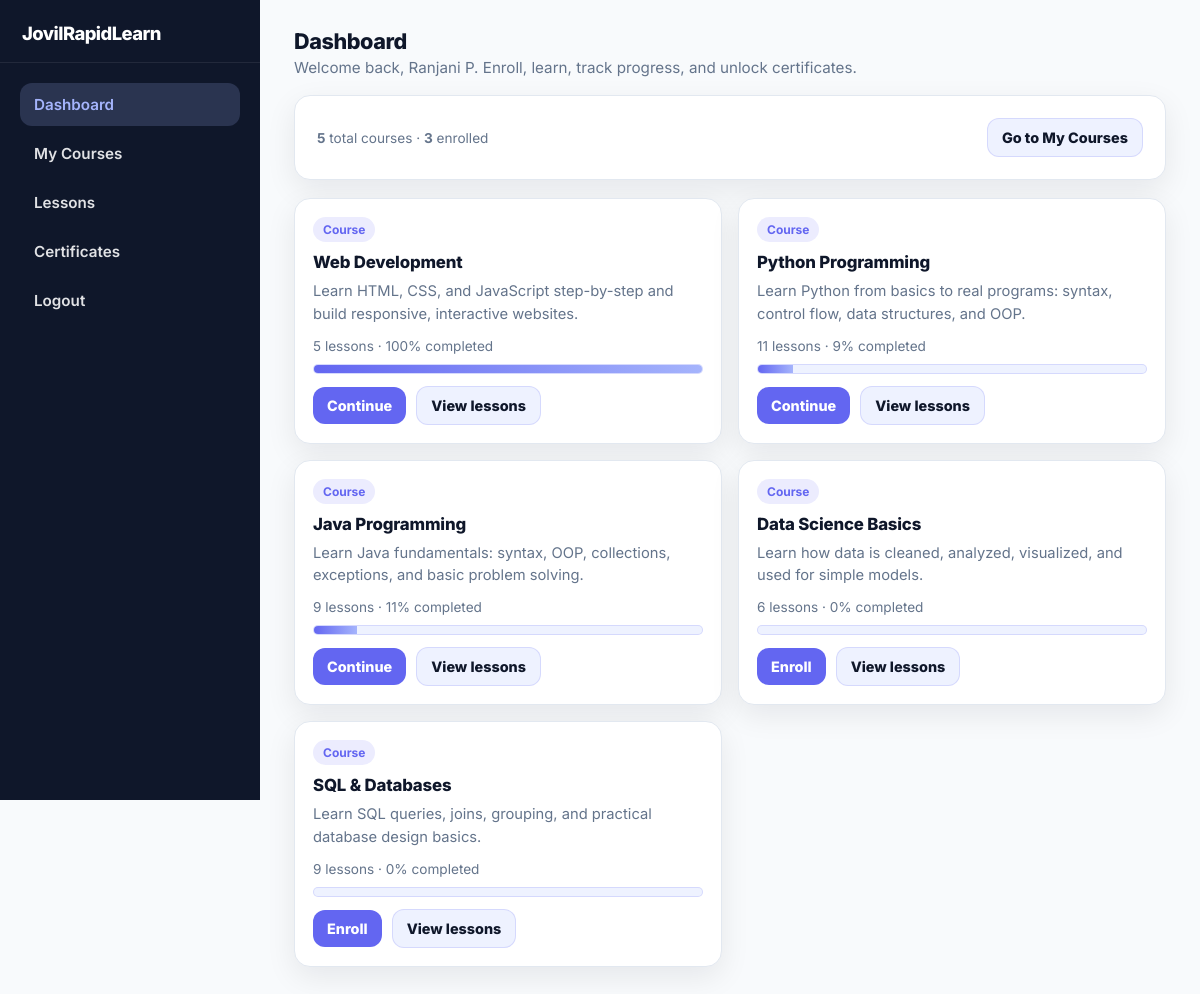
The page /courses (signed in) on the database its author committed.
### tables this page shows
CREATE TABLE courses(
id INTEGER PRIMARY KEY AUTOINCREMENT,
course TEXT,
description TEXT
);

### app.py (the view, shortened to what this page needs)
@app.route("/courses")
def courses():
    if not require_login():
        return redirect("/login")
    view = request.args.get("view")
    rid = request.args.get("id")
    cursor.execute("SELECT * FROM courses")
    courses = cursor.fetchall()
    cursor.execute(
        """SELECT c.* FROM courses c
           JOIN enrollments e ON e.course_id=c.id
           WHERE e.user_id=? ORDER BY e.enrolled_at DESC""",
        (session["user_id"],),
    )
    my_courses = cursor.fetchall()
    cursor.execute("SELECT course_id, COUNT(*) FROM lessons GROUP BY course_id")
    lesson_counts = {str(r[0]): r[1] for r in cursor.fetchall()}
    cursor.execute("SELECT lesson_id FROM lesson_progress WHERE user_id=?", (session["user_id"],))
    completed_lessons = {str(r[0]) for r in cursor.fetchall()}
    cursor.execute("SELECT lesson_id FROM quiz_attempts WHERE user_id=?", (session["user_id"],))
    completed_quizzes = {str(r[0]) for r in cursor.fetchall()}
    cursor.execute("""
        SELECT l.course_id,
               COUNT(l.id) AS total_lessons,
               SUM(CASE WHEN lp.id IS NOT NULL THEN 1 ELSE 0 END) AS completed_lessons
        FROM lessons l
        LEFT JOIN lesson_progress lp ON lp.lesson_id=l.id AND lp.user_id=?
        GROUP BY l.course_id
    """, (session["user_id"],))
    course_progress = {str(r[0]): {"total": r[1], "completed": r[2] or 0} for r in cursor.fetchall()}
    cursor.execute("""
        SELECT course_id, score, total, percentage, passed, attempted_at
        FROM course_assessments
        WHERE user_id=?
        ORDER BY attempted_at DESC, id DESC
    """, (session["user_id"],))
    assessments = {}
    for r in cursor.fetchall():
        cid = str(r[0])
        if cid not in assessments:
            assessments[cid] = {
                "score": r[1],
                "total": r[2],
                "percentage": r[3],
                "passed": bool(r[4]),
                "attempted_at": r[5],
            }
    lessons = None
    current_course = None
    current_lesson = None
    lesson_list = None
    all_lessons = None
    quiz = None
    quiz_questions = None
    quiz_course_id = None
    next_lesson_id = None
    video_embed_url = None
    final_questions = None
    final_course = None
    final_result = None
    if view == "lesson" and rid:
        cursor.execute("SELECT * FROM courses WHERE id=?", (rid,))
        current_course = cursor.fetchone()
        cursor.execute("SELECT * FROM lessons WHERE course_id=? ORDER BY id", (rid,))
        lessons = cursor.fetchall()
    eligible_cert_course_ids = []
    for c in my_courses:
        pid = str(c[0])
        p = course_progress.get(pid, {"total": 0, "completed": 0})
        a = assessments.get(pid)
        if p["total"] > 0 and p["completed"] >= p["total"] and a and a.get("passed"):
            eligible_cert_course_ids.append(pid)
    return render_template(
        "courses.html",
        view=view,
        courses=courses,
        my_courses=my_courses,
        lessons=lessons,
        current_course=current_course,
        current_lesson=current_lesson,
        lesson_list=lesson_list,
        all_lessons=all_lessons,
        quiz=quiz,
        quiz_questions=quiz_questions,
        quiz_course_id=quiz_course_id,
        lesson_counts=lesson_counts,
        completed_lessons=completed_lessons,
        completed_quizzes=completed_quizzes,
        course_progress=course_progress,
        assessments=assessments,
        pass_percent=PASS_PERCENT,
        video_embed_url=video_embed_url,
        next_lesson_id=next_lesson_id,
        eligible_cert_course_ids=eligible_cert_course_ids,
        final_course=final_course,
        final_questions=final_questions,
        final_result=final_result,
    )

### app.py (called while the page is built)
def require_login():
    return "user_id" in session

### templates/courses.html (shortened to what this page needs)
<!DOCTYPE html>
<html lang="en">
<head>
</head>
<body>
  {% set enrolled_ids = my_courses | map('first') | list %}
  <aside class="sidebar">
    <div class="brand">JovilRapidLearn</div>
    <nav class="nav">
      <a href="/courses" class="{{ 'active' if not view else '' }}">Dashboard</a>
      <a href="/courses?view=mycourses" class="{{ 'active' if view == 'mycourses' else '' }}">My Courses</a>
      <a href="/courses?view=lessons" class="{{ 'active' if view == 'lessons' else '' }}">Lessons</a>
      <a href="/courses?view=certificates" class="{{ 'active' if view == 'certificates' else '' }}">Certificates</a>
      <a href="/logout">Logout</a>
    </nav>
  </aside>
  <main class="main">
    {% if not view %}
      <div class="topbar">
        <div>
          <h1>Dashboard</h1>
          <div class="sub">Welcome back, {{ session['user_name'] }}. Enroll, learn, track progress, and unlock certificates.</div>
        </div>
      </div>
      <div class="card">
        <div class="row" style="justify-content:space-between;">
          <div class="meta"><strong>{{ courses|length }}</strong> total courses · <strong>{{ my_courses|length }}</strong> enrolled</div>
          <a class="btn btn-ghost" href="/courses?view=mycourses">Go to My Courses</a>
        </div>
      </div>
      <div class="grid">
        {% for c in courses %}
          {% set pid = c[0] | string %}
          {% set p = course_progress.get(pid, {'total': 0, 'completed': 0}) %}
          {% set percent = ( (p.completed * 100) // p.total ) if p.total else 0 %}
          <div class="course-card">
            <span class="badge">Course</span>
            <h3>{{ c[1] }}</h3>
            <p>{{ c[2] }}</p>
            <div class="meta">{{ lesson_counts.get(pid, 0) }} lessons · {{ percent }}% completed</div>
            <div class="progress-wrap"><div class="progress-bar" data-progress="{{ percent }}"></div></div>
            <div class="row">
              {% if c[0] in enrolled_ids %}
                <a class="btn btn-primary" href="/courses?view=lesson&id={{ c[0] }}">Continue</a>
              {% else %}
                <form method="post" action="/enroll/{{ c[0] }}">
                  <button class="btn btn-primary" type="submit">Enroll</button>
                </form>
              {% endif %}
              <a class="btn btn-ghost" href="/courses?view=lesson&id={{ c[0] }}">View lessons</a>
            </div>
          </div>
        {% endfor %}
      </div>
    {% endif %}
  </main>
</body>
</html>

### templates/courses.html (style rules this page uses)
:root { --bg:#f8fafc; --card:#ffffff; --nav:#0f172a; --text:#0f172a; --muted:#64748b; --border:#e2e8f0; --primary:#6366f1; --primary-dark:#4f46e5; --success:#10b981; --danger:#ef4444; --shadow: 0 10px 30px rgba(2,6,23,.08); --radius:16px; --radius-sm:12px; }
* { margin:0;padding:0;box-sizing:border-box;font-family:'Inter',sans-serif; }
body { display:flex;min-height:100vh;background:var(--bg);color:var(--text); }
a { text-decoration:none;color:inherit; }
.sidebar { width:260px;flex-shrink:0;background:var(--nav);color:#fff;padding:22px 0; position:sticky;top:0;height:100vh; }
.brand { padding:0 22px 18px;font-weight:800;letter-spacing:-.03em;font-size:1.15rem;border-bottom:1px solid rgba(255,255,255,.08); }
.nav { padding:14px 10px; }
.nav a { display:flex;align-items:center;gap:10px;padding:12px 14px;border-radius:12px;margin:6px 10px; color:rgba(255,255,255,.88);font-weight:600;font-size:.95rem; }
.nav a.active { background:rgba(165,180,252,.18);color:#a5b4fc; }
.main { flex:1;min-width:0;padding:28px 34px 50px; }
.topbar { display:flex;justify-content:space-between;align-items:center;margin-bottom:18px; }
.topbar h1 { font-size:1.35rem;font-weight:800;letter-spacing:-.02em; }
.sub { color:var(--muted);font-size:.95rem;margin-top:4px; }
.card { background:var(--card);border:1px solid var(--border);border-radius:var(--radius);box-shadow:var(--shadow);padding:22px;margin-bottom:18px; }
.grid { display:grid;grid-template-columns:repeat(auto-fill,minmax(300px,1fr));gap:16px; }
.course-card { background:var(--card);border:1px solid var(--border);border-radius:var(--radius);box-shadow:var(--shadow);padding:18px; }
.badge { display:inline-block;background:rgba(99,102,241,.12);color:var(--primary);font-weight:700;font-size:.75rem;padding:5px 10px;border-radius:999px;margin-bottom:10px; }
.course-card h3 { font-size:1.05rem;font-weight:800;margin-bottom:8px;letter-spacing:-.01em; }
.course-card p { color:var(--muted);font-size:.92rem;line-height:1.55;margin-bottom:12px; }
.row { display:flex;gap:10px;align-items:center;flex-wrap:wrap; }
.meta { color:var(--muted);font-size:.85rem; }
.progress-wrap { height:10px;background:#eef2ff;border-radius:999px;overflow:hidden;border:1px solid rgba(99,102,241,.18);margin:10px 0 12px; }
.progress-bar { height:100%;background:linear-gradient(90deg,var(--primary),#a5b4fc);width:0%; }
.btn { display:inline-flex;align-items:center;justify-content:center;gap:8px;border:none;border-radius:12px;padding:10px 14px;font-weight:800;font-size:.9rem;cursor:pointer; }
.btn-primary { background:var(--primary);color:#fff; }
.btn-ghost { background:#eef2ff;color:var(--text);border:1px solid rgba(99,102,241,.18); }

### rows shown on the page
courses: course "Web Development", description "Learn HTML, CSS, and JavaScript step-by-step and build responsive, interactive websites.", get "5", percent "100"
courses: course "Python Programming", description "Learn Python from basics to real programs: syntax, control flow, data structures, and OOP.", get "11", percent "9"
courses: course "Java Programming", description "Learn Java fundamentals: syntax, OOP, collections, exceptions, and basic problem solving.", get "9", percent "11"
courses: course "Data Science Basics", description "Learn how data is cleaned, analyzed, visualized, and used for simple models.", get "6", percent "0"
courses: course "SQL & Databases", description "Learn SQL queries, joins, grouping, and practical database design basics.", get "9", percent "0"

### other values the page prints
{{ session['user_name'] }} "Ranjani P"
{{ courses|length }} "5"
{{ my_courses|length }} "3"
